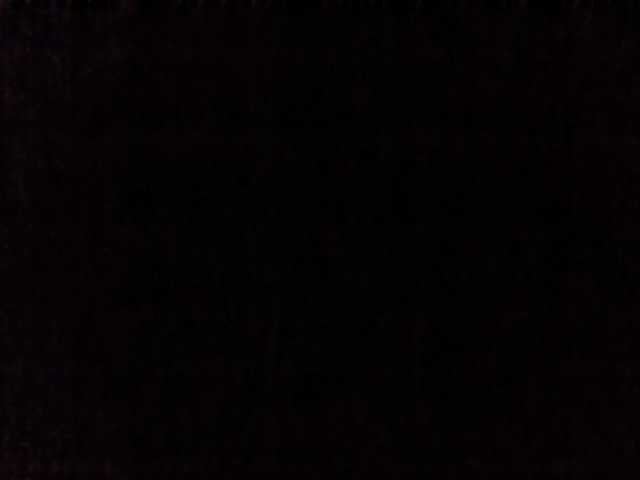
#> input picture Agent/media/liveImg/img.jpg, 640 x 480 px, given in place of the camera
$ python sub.py
#> lines starting #> are read from the running program, lines starting #| are printed output that depends on the picture
import cv2
import numpy as np
import matplotlib.pyplot as plt
from matplotlib.animation import FuncAnimation
import time


cap = cv2.VideoCapture(0)

ret, prevFrame = cap.read()
#> prevFrame is the input picture: shape (480, 640, 3); mean B, G, R 3.6, 1.6, 4.6

ksize = (17, 17)
sigmaX = 0.3
thresholdCoefficient = 0.2

fig = plt.figure()
ax = fig.add_subplot()

ax.set_xlabel("Time elapsed (s)")
ax.set_ylabel("Motion magnitude (.1000)")

fig.show()

x = []
y = []

frameNo = 0

startTime = round(time.time(), 2)

motionDetected = False
motionTrigger = 100
stateRelease = 3
motionStart = round(time.time())

while True:
    ret, frame = cap.read()
    frame = cv2.flip(frame, 1)

    frame = cv2.GaussianBlur(frame, ksize, sigmaX)

    frame_diff = cv2.absdiff(prevFrame, frame)

    frame_diff_gray = cv2.cvtColor(frame_diff, cv2.COLOR_BGR2GRAY)
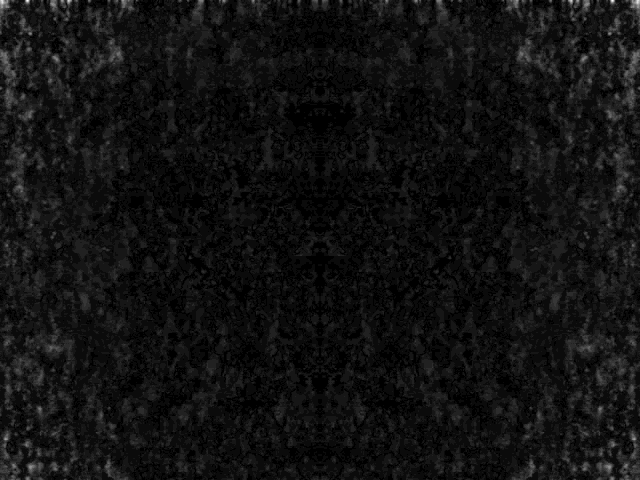
#> frame_diff_gray: shape (480, 640); min 0, max 23, mean 1.6; drawn with min black and max white

    _, motion_mask = cv2.threshold(frame_diff_gray, round(thresholdCoefficient * 255), 255, cv2.THRESH_BINARY)
#> motion_mask: shape (480, 640); every value is 0

    motion_value = np.count_nonzero(motion_mask)
#> motion_value = 0

    mapped_value = np.interp(motion_value, [0, motion_mask.size], [0, 1000])
#> mapped_value = 0

    timeElapsed = round(time.time(), 2) - startTime
    x.append(timeElapsed)
    y.append(mapped_value)

    if mapped_value > motionTrigger:
        motionDetected = True
        motionStart = round(time.time())

    if motionDetected and (round(time.time())-motionStart >= stateRelease):
        motionDetected = False


    if motionDetected:
        colorName = "r"
    else:
        colorName = "b"


    ax.plot(x, y, color=colorName)
    fig.canvas.draw()


    motion_mask = cv2.cvtColor(motion_mask, cv2.COLOR_GRAY2BGR)
#> motion_mask: shape (480, 640, 3); every value is 0
    cv2.putText(motion_mask,
                str(round(mapped_value)),
                (10, 50),
                cv2.FONT_HERSHEY_COMPLEX,
                1,
                (255, 0, 0),
                2)
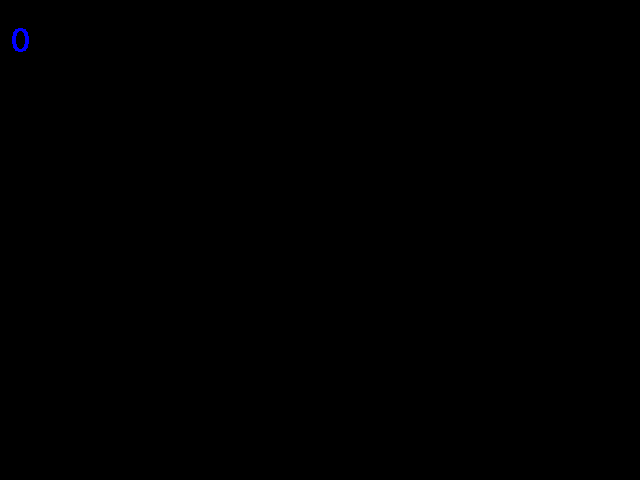
#> motion_mask: shape (480, 640, 3); mean B, G, R 0.2, 0, 0

    cv2.imshow('Motion Mask', motion_mask)
    cv2.imshow("Frame", cv2.cvtColor(frame, cv2.COLOR_BGR2LUV))
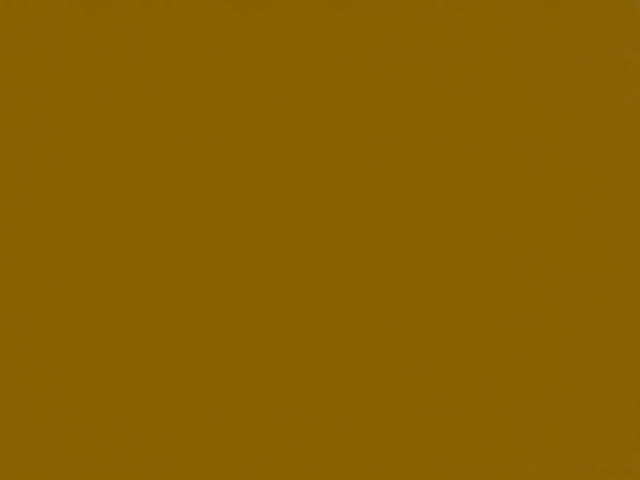
#> window 'Frame': shape (480, 640, 3); mean B, G, R 1.3, 97, 136
    #fig.set_xlim(left=frameNo-50)


    prevFrame = frame
    frameNo += 1
    if cv2.waitKey(1) == 32:
#> (key Esc is pressed here)
        break

plt.show()
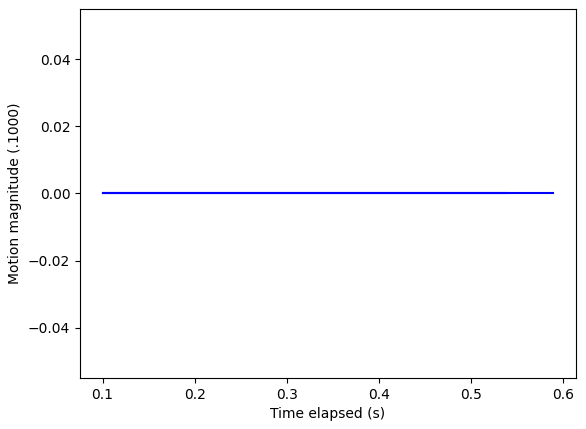
#> figure drawn by matplotlib, 1 panel

cap.release()
cv2.destroyAllWindows()
